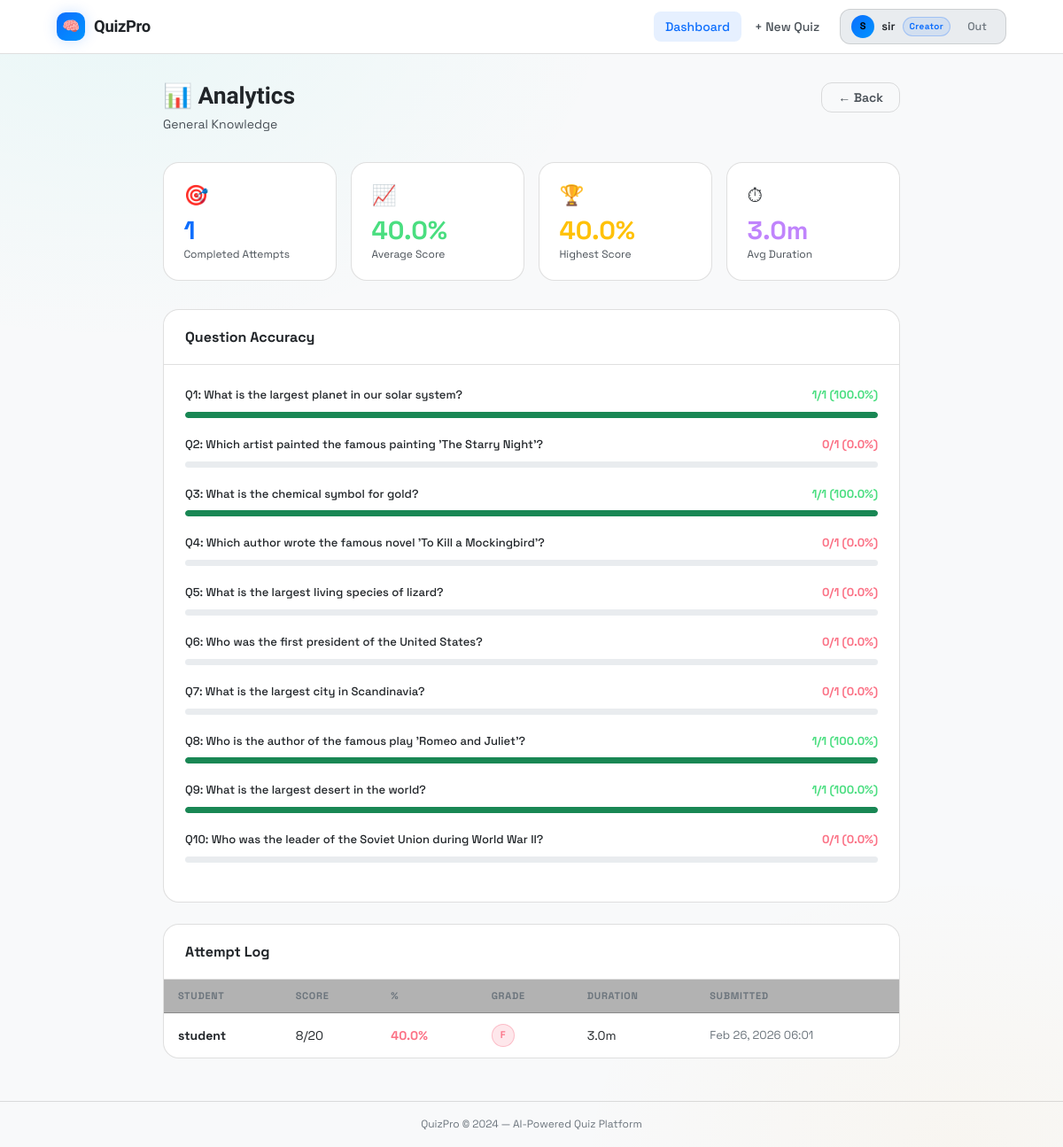
/creator/quiz/2/analytics (signed in), run on the app's committed database.
### models.py (models this page shows, shortened)
class User(UserMixin, db.Model):
    __tablename__ = 'users'
    id            = db.Column(db.Integer, primary_key=True)
    username      = db.Column(db.String(64),  unique=True, nullable=False, index=True)
    email         = db.Column(db.String(120), unique=True, nullable=False, index=True)
    password_hash = db.Column(db.String(256), nullable=False)
    role          = db.Column(db.String(20),  nullable=False, default='student')
    created_at    = db.Column(db.DateTime,    default=datetime.utcnow)
    quizzes  = db.relationship('Quiz',    backref='creator', lazy='dynamic', cascade='all, delete-orphan')
    attempts = db.relationship('Attempt', backref='student', lazy='dynamic', cascade='all, delete-orphan')
    @property
    def is_creator(self): return self.role == 'creator'

class Quiz(db.Model):
    __tablename__ = 'quizzes'
    id           = db.Column(db.Integer, primary_key=True)
    title        = db.Column(db.String(150), nullable=False)
    description  = db.Column(db.Text,        nullable=True)
    category     = db.Column(db.String(80),  nullable=False, default='General')
    difficulty   = db.Column(db.String(20),  nullable=False, default='Medium')
    time_limit   = db.Column(db.Integer,     nullable=False, default=30)
    is_published = db.Column(db.Boolean,     default=False)
    created_at   = db.Column(db.DateTime,    default=datetime.utcnow)
    updated_at   = db.Column(db.DateTime,    default=datetime.utcnow, onupdate=datetime.utcnow)
    creator_id   = db.Column(db.Integer, db.ForeignKey('users.id', ondelete='CASCADE'), nullable=False)
    questions = db.relationship('Question', backref='quiz', lazy='dynamic',
                                cascade='all, delete-orphan', order_by='Question.order_num')
    attempts  = db.relationship('Attempt',  backref='quiz', lazy='dynamic',
                                cascade='all, delete-orphan')

class Question(db.Model):
    __tablename__ = 'questions'
    id             = db.Column(db.Integer, primary_key=True)
    quiz_id        = db.Column(db.Integer, db.ForeignKey('quizzes.id', ondelete='CASCADE'), nullable=False)
    text           = db.Column(db.Text,       nullable=False)
    option_a       = db.Column(db.String(400), nullable=False)
    option_b       = db.Column(db.String(400), nullable=False)
    option_c       = db.Column(db.String(400), nullable=True)
    option_d       = db.Column(db.String(400), nullable=True)
    correct_option = db.Column(db.String(1),   nullable=False)
    marks          = db.Column(db.Integer,     nullable=False, default=1)
    explanation    = db.Column(db.Text,        nullable=True)
    order_num      = db.Column(db.Integer,     nullable=False, default=0)
    ai_generated   = db.Column(db.Boolean,     default=False)
    responses = db.relationship('Response', backref='question', lazy='dynamic',
                                cascade='all, delete-orphan')

class Attempt(db.Model):
    __tablename__ = 'attempts'
    id           = db.Column(db.Integer, primary_key=True)
    student_id   = db.Column(db.Integer, db.ForeignKey('users.id',   ondelete='CASCADE'), nullable=False)
    quiz_id      = db.Column(db.Integer, db.ForeignKey('quizzes.id', ondelete='CASCADE'), nullable=False)
    started_at   = db.Column(db.DateTime, default=datetime.utcnow)
    completed_at = db.Column(db.DateTime, nullable=True)
    completed    = db.Column(db.Boolean,  default=False)
    total_score  = db.Column(db.Integer,  default=0)
    max_score    = db.Column(db.Integer,  default=0)
    responses = db.relationship('Response', backref='attempt', lazy='dynamic',
                                cascade='all, delete-orphan')
    @property
    def score_percentage(self):
        return round((self.total_score / self.max_score) * 100, 1) if self.max_score else 0
    @property
    def grade(self):
        p = self.score_percentage
        if p >= 90: return ('A+', 'Exceptional')
        if p >= 80: return ('A',  'Excellent')
        if p >= 70: return ('B',  'Good')
        if p >= 60: return ('C',  'Average')
        if p >= 50: return ('D',  'Below Average')
        return ('F', 'Needs Improvement')
    @property
    def duration_minutes(self):
        if self.completed_at and self.started_at:
            return round((self.completed_at - self.started_at).total_seconds() / 60, 1)
        return 0

### routes/creator.py (the view)
@creator_bp.route('/quiz/<int:quiz_id>/analytics')
@login_required
@creator_required
def analytics(quiz_id):
    quiz = Quiz.query.get_or_404(quiz_id)
    if quiz.creator_id != current_user.id:
        abort(403)
    completed  = Attempt.query.filter_by(quiz_id=quiz.id, completed=True)\
                              .order_by(Attempt.completed_at.desc()).all()
    questions  = quiz.questions.order_by(Question.order_num).all()
    q_stats = []
    for q in questions:
        total   = Response.query.filter_by(question_id=q.id).count()
        correct = Response.query.filter_by(question_id=q.id, is_correct=True).count()
        q_stats.append({
            'question': q,
            'total':    total,
            'correct':  correct,
            'accuracy': round(correct / total * 100, 1) if total else 0
        })
    avg_score    = round(sum(a.score_percentage for a in completed) / len(completed), 1) if completed else 0
    best_score   = max((a.score_percentage       for a in completed), default=0)
    avg_duration = round(sum(a.duration_minutes  for a in completed) / len(completed), 1) if completed else 0
    return render_template('creator/analytics.html',
                           quiz=quiz, attempts=completed, q_stats=q_stats,
                           avg_score=avg_score, best_score=best_score,
                           avg_duration=avg_duration,
                           title=f'Analytics — {quiz.title}')

### routes/creator.py (called while the page is built)
def creator_required(f):
    @wraps(f)
    def dec(*a, **kw):
        if not current_user.is_authenticated or not current_user.is_creator:
            flash('Access restricted to Quiz Creators.', 'warning')
            abort(403)
        return f(*a, **kw)
    return dec

### templates/creator/analytics.html
{% extends 'base.html' %}
{% block content %}
<div class="container-md">
  <div class="ph">
    <div>
      <h1>📊 Analytics</h1>
      <p>{{ quiz.title }}</p>
    </div>
    <a href="{{ url_for('creator.manage_questions', quiz_id=quiz.id) }}" class="btn btn-outline">← Back</a>
  </div>
  <div class="stats mb6">
    <div class="stat"><div class="stat-icon">🎯</div><div class="stat-value tcyan">{{ attempts|length }}</div><div class="stat-label">Completed Attempts</div></div>
    <div class="stat"><div class="stat-icon">📈</div><div class="stat-value" style="color:#4ade80">{{ avg_score }}%</div><div class="stat-label">Average Score</div></div>
    <div class="stat"><div class="stat-icon">🏆</div><div class="stat-value tamber">{{ best_score }}%</div><div class="stat-label">Highest Score</div></div>
    <div class="stat"><div class="stat-icon">⏱</div><div class="stat-value" style="color:#c084fc">{{ avg_duration }}m</div><div class="stat-label">Avg Duration</div></div>
  </div>
  <div class="card mb5">
    <div class="card-head"><h3 style="font-size:1rem;font-weight:700">Question Accuracy</h3></div>
    <div class="card-body">
      {% if q_stats %}
        {% for s in q_stats %}
        <div style="margin-bottom:1.25rem">
          <div class="flex ai-c jb mb2" style="gap:.75rem">
            <span style="font-size:13px;font-weight:500;flex:1">Q{{ loop.index }}: {{ s.question.text[:70] }}{% if s.question.text|length > 70 %}...{% endif %}</span>
            <span style="font-size:13px;font-weight:700;white-space:nowrap;
              color:{% if s.accuracy>=70 %}#4ade80{% elif s.accuracy>=40 %}var(--amber){% else %}#fb7185{% endif %}">
              {{ s.correct }}/{{ s.total }} ({{ s.accuracy }}%)
            </span>
          </div>
          <div class="progress" style="height:7px">
            <div class="pbar {% if s.accuracy>=70 %}green{% elif s.accuracy<40 %}red{% else %}amber{% endif %}"
                 style="width:{{ s.accuracy }}%"></div>
          </div>
        </div>
        {% endfor %}
      {% else %}
      <p class="t3" style="font-size:14px">No data yet — students need to attempt this quiz first.</p>
      {% endif %}
    </div>
  </div>
  <div class="card">
    <div class="card-head"><h3 style="font-size:1rem;font-weight:700">Attempt Log</h3></div>
    {% if attempts %}
    <div class="tbl-wrap" style="border:none;border-radius:0">
      <table>
        <thead><tr><th>Student</th><th>Score</th><th>%</th><th>Grade</th><th>Duration</th><th>Submitted</th></tr></thead>
        <tbody>
          {% for a in attempts %}
          <tr>
            <td class="fw7">{{ a.student.username }}</td>
            <td>{{ a.total_score }}/{{ a.max_score }}</td>
            <td><b style="color:{% if a.score_percentage>=70 %}#4ade80{% elif a.score_percentage>=50 %}var(--amber){% else %}#fb7185{% endif %}">{{ a.score_percentage }}%</b></td>
            <td><span class="badge {% if a.score_percentage>=70 %}b-success{% elif a.score_percentage>=50 %}b-warning{% else %}b-danger{% endif %}">{{ a.grade[0] }}</span></td>
            <td>{{ a.duration_minutes }}m</td>
            <td class="t3" style="font-size:13px">{{ a.completed_at.strftime('%b %d, %Y %H:%M') }}</td>
          </tr>
          {% endfor %}
        </tbody>
      </table>
    </div>
    {% else %}
    <div class="card-body"><p class="t3" style="font-size:14px">No completed attempts yet.</p></div>
    {% endif %}
  </div>
</div>
{% endblock %}

### templates/base.html (shortened to what this page needs)
<!DOCTYPE html>
<html lang="en">
<head>
  <link rel="stylesheet" href="{{ url_for('static', filename='css/style.css') }}">
</head>
<body>
<div class="wrapper">
  <nav class="nav">
    <div class="nav-inner">
      <a href="{{ url_for('index') }}" class="nav-brand">
        <div class="brand-icon">🧠</div>
        QuizPro
      </a>
      {% if current_user.is_authenticated %}
      <div class="nav-links">
        {% if current_user.is_creator %}
          <a href="{{ url_for('creator.dashboard') }}"
             class="nav-a {% if 'creator' in (request.endpoint or '') %}active{% endif %}">Dashboard</a>
          <a href="{{ url_for('creator.create_quiz') }}" class="nav-a">+ New Quiz</a>
        {% else %}
          <a href="{{ url_for('student.dashboard') }}"
             class="nav-a {% if request.endpoint == 'student.dashboard' %}active{% endif %}">Quizzes</a>
          <a href="{{ url_for('student.history') }}"
             class="nav-a {% if request.endpoint == 'student.history' %}active{% endif %}">My History</a>
        {% endif %}
        <div class="nav-user" style="margin-left:.5rem">
          <div class="avatar">{{ current_user.username[0].upper() }}</div>
          <span class="username" style="font-size:13px;font-weight:600">{{ current_user.username }}</span>
          <span class="role-chip">{{ current_user.role|capitalize }}</span>
          <a href="{{ url_for('auth.logout') }}" class="nav-a btn-sm" style="padding:4px 9px;margin-left:2px;color:var(--t3)">Out</a>
        </div>
      </div>
      {% else %}
      <div class="nav-links">
        <a href="{{ url_for('auth.login') }}"    class="nav-a">Sign In</a>
        <a href="{{ url_for('auth.register') }}" class="btn btn-primary btn-sm">Get Started</a>
      </div>
      {% endif %}
    </div>
  </nav>
  <main class="main">{% block content %}{% endblock %}</main>
  <footer>QuizPro &copy; 2024 — AI-Powered Quiz Platform</footer>
</div>
</body>
</html>

### data on the page
User: username "S", username "sir", role "Creator"
Quiz: title "General Knowledge"
Question: question "What is the largest planet in our solar system?"
Question: question "Which artist painted the famous painting 'The Starry Night'?"
Question: question "What is the chemical symbol for gold?"
Question: question "Which author wrote the famous novel 'To Kill a Mockingbird'?"
Question: question "What is the largest living species of lizard?"
Question: question "Who was the first president of the United States?"
Question: question "What is the largest city in Scandinavia?"
Question: question "Who is the author of the famous play 'Romeo and Juliet'?"
Question: question "What is the largest desert in the world?"
Question: question "Who was the leader of the Soviet Union during World War II?"
Attempt: student.username "student", total_score "8", max_score "20", score_percentage "40.0", max_score+total_score "F", duration_minutes "3.0", completed_at "Feb 26, 2026 06:01"

### other printed values
{{ attempts|length }} "1"
{{ avg_score }} "40.0"
{{ best_score }} "40.0"
{{ avg_duration }} "3.0"
{{ s.correct }} "1" "0" "1" "0" "0" "0" "0" "1" "1" "0"
{{ s.total }} "1" "1" "1" "1" "1" "1" "1" "1" "1" "1"
{{ s.accuracy }} "100.0" "0.0" "100.0" "0.0" "0.0" "0.0" "0.0" "100.0" "100.0" "0.0"
